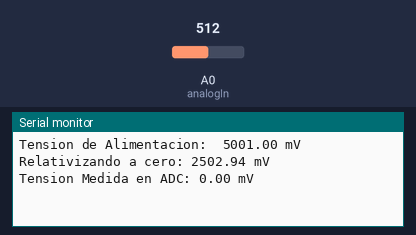
This sketch was run on a simulated Arduino Uno, built for the host (arithmetic inside an expression is 32-bit, double 64-bit). Shown: the last lines printed to the serial monitor. Inputs (shaded band) come from the test bench; at power-on: A0 (analogIn) = 512.

Above: at 5.7 s.
5.8 s: A0 (analogIn) set to 716
At 7.2 s:
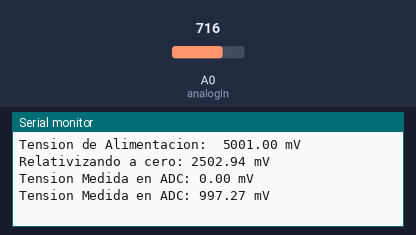
7.3 s: A0 (analogIn) set to 900
At 8.9 s:
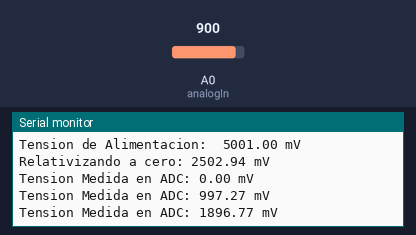
Timing chart, 0 to 10.4 s (numbered marks = the images above; inputs shaded):
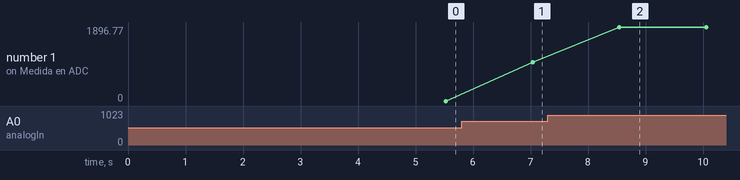

Measured:
- after the input at 5.8 s, the serial monitor: prints a new line after 1.2 s (image 1)
- after the input at 7.3 s, the serial monitor: prints a new line after 1.2 s (image 2)
- plotted number 1: 0 → 997.27 after the input at 5.8 s, 997.27 → 1896.77 after the input at 7.3 s

The sketch:

ARDUINO_Voltimetro_de_Precisi_n.ino
```cpp
//Milivoltimetro de presicion con ADC interno de 10bit.
//Variables y Constantes de Calibracion ADC
#define MUESTRAS 100
const int analogIn = A0;
long ADCvRef = 0;
int rawValue = 0;
int j = 0;
float relativo = 0;
float cero = 0;
//Variables y Constantes de Medicion para ACS712
float tension = 0;
int i = 0;
//Funcion de configuracion
//Calculo de tension de alimentacion
//Calculo de cero relativo
void setup(){
   Serial.begin(9600);
   vRefADC();
   Serial.print("Tension de Alimentacion:  ");
   Serial.print((float)ADCvRef);
   Serial.println(" mV");
   relativoACS();
   delay(2000);
}
//Funcion repetitiva de medicion
void loop(){
   tension = 0;
   for(i=0;i<MUESTRAS;i++){
      rawValue = analogRead(analogIn);
      tension = tension + ((rawValue / 1023.0) * ADCvRef) - relativo;
      delay(10);
   }
   Serial.print("Tension Medida en ADC: ");
   Serial.print(tension/MUESTRAS);
   Serial.println(" mV");
   delay(500);
}
//Funcion de calculo de tension de alimentacion
int vRefADC(){
   ADMUX = _BV(REFS0) | _BV(MUX3) | _BV(MUX2) | _BV(MUX1);
   delay(2);
   ADCSRA |= _BV(ADSC);
   while (bit_is_set(ADCSRA,ADSC));
   ADCvRef = ADCL;
   ADCvRef |= ADCH<<8;
   ADCvRef = 1125300L / ADCvRef;
   return ADCvRef;
}
//Funcion de calculo de cero relativo
float relativoACS(){
   cero = 0;
   for(j=0;j<MUESTRAS;j++){
      rawValue = analogRead(analogIn);
      cero = cero + ((rawValue / 1023.0) * ADCvRef);
      delay(25);
   }
   cero = cero / MUESTRAS;
   relativo = cero;
   Serial.print("Relativizando a cero: ");
   Serial.print(relativo);
   Serial.println(" mV");
   return relativo;
}
```
